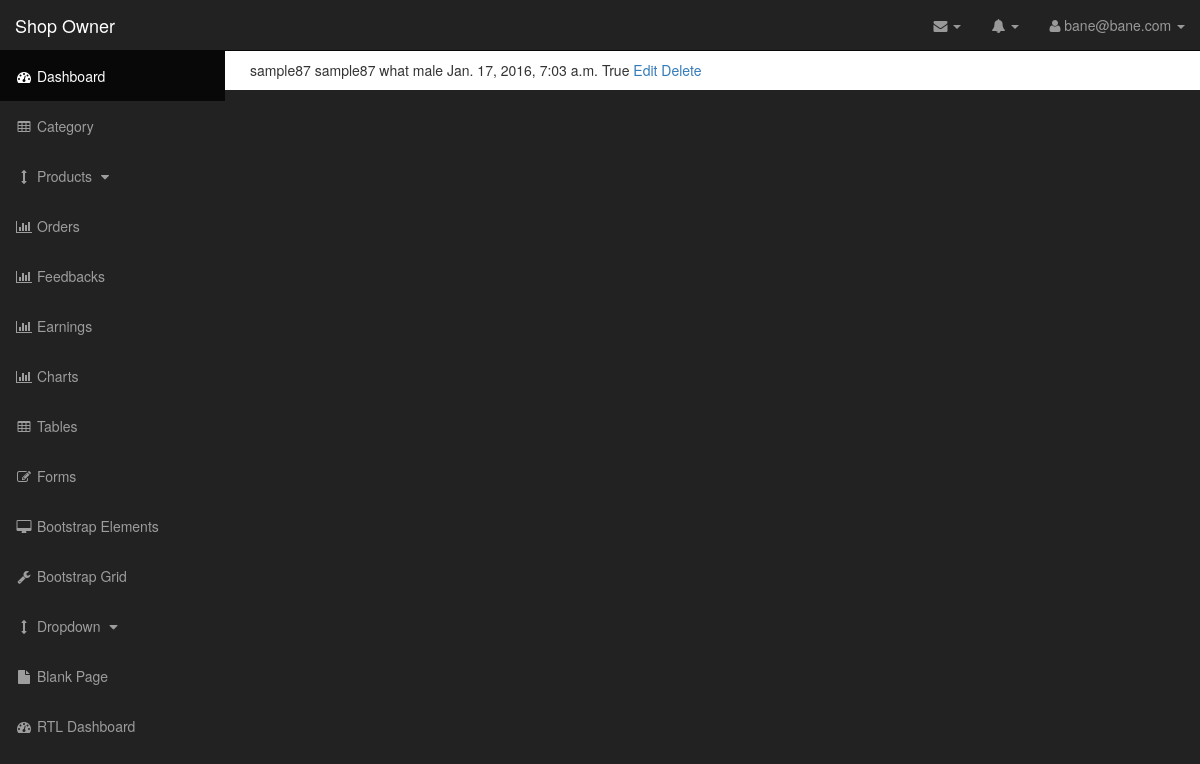
The app's page /shopowner/product/view/12/ (signed in) with its own data.
### app/models.py (models this page shows, shortened)
class MyUser(AbstractBaseUser, PermissionsMixin):
    USERNAME_FIELD = 'email'
    email = models.EmailField(unique=True)
    fname = models.CharField(max_length=120, null=True, blank=True)
    lname = models.CharField(max_length=120, null=True, blank=True)
    is_Customer = models.BooleanField(default=False)
    is_ShopOwner = models.BooleanField(default=False)
    is_staff = models.BooleanField(default=False)
    is_active = models.BooleanField(default=True)
    is_admin = models.BooleanField(default=False)
    class Meta:
        ordering = ['email']
    object = MyUserManager()

class Product(models.Model):
    is_active = models.BooleanField(default=True)
    cid = models.ForeignKey(Category, null=True, blank=True)
    owner = models.ForeignKey(MyUser)
    pname = models.CharField(max_length=120)
    description = models.TextField(max_length=500)
    dateadded = models.DateTimeField(default=timezone.now())
    sex = models.ForeignKey(Gender, null=True, blank=True)
    shop = models.ForeignKey(Shop, null=True, blank=True)

class Category(models.Model):
    cname = models.CharField(max_length=120)
    is_active = models.BooleanField(default=True)
    class Meta:
        ordering = ['cname']
    def __unicode__(self):
        return self.cname

class Gender(models.Model):
    gender = models.CharField(max_length=120, null=True, blank=True)
    is_active = models.BooleanField(default=True)
    def __unicode__(self):
        return self.gender

### app/views.py (the view)
# urls.py: url(r'^shopowner/product/view/(?P<pk>\d+)/$', 'app.views.sview_productdetails', name='sview_productdetails' ),
def sview_productdetails(request, pk):
	if request.user.is_ShopOwner:
		shopowner = MyUser.object.get(pk=request.user.id)
		product = get_object_or_404(Product, pk=pk)
		return render(request, 'shopowner/viewproductdetails.html', {'product':product, 'shopowner':shopowner})

### app/templates/shopowner/viewproductdetails.html
{%extends 'shopowner/shopowner.html'%}
{%block content%}
{{product.pname}}
{{product.description}}
{{product.cid}}
{{product.sex}}
{{product.dateadded}}
{{product.is_active}}
<a href="/shopowner/product/update/{{product.id}}">Edit</a>
<a href="/shopowner/product/delete/{{product.id}}">Delete</a>
{%endblock%}

### app/templates/shopowner/shopowner.html (shortened to what this page needs)
<!DOCTYPE html>
{%load staticfiles%}
<html lang="en">
<head>
    <link href="{% static "css/bootstrap.min.css" %}" rel="stylesheet">
    <link href="{% static "css/sb-admin.css" %}" rel="stylesheet">
    <link href="{% static "css/plugins/morris.css" %}" rel="stylesheet">
    <link href="{% static "font-awesome/css/font-awesome.min.css" %}" rel="stylesheet" type="text/css">
</head>
<body>
    <div id="wrapper">
        <nav class="navbar navbar-inverse navbar-fixed-top" role="navigation">
            <div class="navbar-header">
                <a class="navbar-brand" href="/shopowner/dashboard/">Shop Owner</a>
            </div>
            <ul class="nav navbar-right top-nav">
                <li class="dropdown">
                    <a href="#" class="dropdown-toggle" data-toggle="dropdown"><i class="fa fa-envelope"></i> <b class="caret"></b></a>
                </li>
                <li class="dropdown">
                    <a href="#" class="dropdown-toggle" data-toggle="dropdown"><i class="fa fa-bell"></i> <b class="caret"></b></a>
                </li>
                <li class="dropdown">
                    <a href="#" class="dropdown-toggle" data-toggle="dropdown"><i class="fa fa-user"></i> {{shopowner.email}} <b class="caret"></b></a>
                </li>
            </ul>
            <div class="collapse navbar-collapse navbar-ex1-collapse">
                <ul class="nav navbar-nav side-nav">
                    <li class="active">
                        <a href="/shopowner/dashboard/"><i class="fa fa-fw fa-dashboard"></i> Dashboard</a>
                    </li>
                    <li>
                        <a href="/shopowner/category/"><i class="fa fa-fw fa-table"></i> Category</a>
                    </li>
                    <li>
                        <a href="javascript:;" data-toggle="collapse" data-target="#addproduct"><i class="fa fa-fw fa-arrows-v"></i> Products <i class="fa fa-fw fa-caret-down"></i></a>
                    </li>
                     <li>
                        <a href="charts.html"><i class="fa fa-fw fa-bar-chart-o"></i> Orders</a>
                    </li>
                     <li>
                        <a href="charts.html"><i class="fa fa-fw fa-bar-chart-o"></i> Feedbacks</a>
                    </li>
                    <li>
                        <a href="charts.html"><i class="fa fa-fw fa-bar-chart-o"></i> Earnings</a>
                    </li>
                    <li>
                        <a href="charts.html"><i class="fa fa-fw fa-bar-chart-o"></i> Charts</a>
                    </li>
                    <li>
                        <a href="tables.html"><i class="fa fa-fw fa-table"></i> Tables</a>
                    </li>
                    <li>
                        <a href="forms.html"><i class="fa fa-fw fa-edit"></i> Forms</a>
                    </li>
                    <li>
                        <a href="bootstrap-elements.html"><i class="fa fa-fw fa-desktop"></i> Bootstrap Elements</a>
                    </li>
                    <li>
                        <a href="bootstrap-grid.html"><i class="fa fa-fw fa-wrench"></i> Bootstrap Grid</a>
                    </li>
                    <li>
                        <a href="javascript:;" data-toggle="collapse" data-target="#demo"><i class="fa fa-fw fa-arrows-v"></i> Dropdown <i class="fa fa-fw fa-caret-down"></i></a>
                    </li>
                    <li>
                        <a href="blank-page.html"><i class="fa fa-fw fa-file"></i> Blank Page</a>
                    </li>
                    <li>
                        <a href="index-rtl.html"><i class="fa fa-fw fa-dashboard"></i> RTL Dashboard</a>
                    </li>
                </ul>
            </div>
        </nav>
        <div id="page-wrapper">
            <div class="container-fluid">
                {%block content%} {%endblock%}
        </div>
    </div>
</body>
</html>

### app/static/css/sb-admin.css (style rules this page uses)
body { margin-top: 100px; background-color: #222; }
@media (min-width:768px) { body { margin-top: 50px; } }
#wrapper { padding-left: 0; }
#page-wrapper { width: 100%; padding: 0; background-color: #fff; }
@media (min-width:768px) { #wrapper { padding-left: 225px; } }
@media (min-width:768px) { #page-wrapper { padding: 10px; } }
.top-nav { padding: 0 15px; }
.top-nav>li { display: inline-block; float: left; }
.top-nav>li>a { padding-top: 15px; padding-bottom: 15px; line-height: 20px; color: #999; }
@media (min-width:768px) { .side-nav { position: fixed; top: 51px; left: 225px; width: 225px; margin-left: -225px; border: none; border-radius: 0; overflow-y: auto; background-color: #222; bottom: 0; overflow-x: hidden; padding-bottom: 40px; } }
@media (min-width:768px) { .side-nav>li>a { width: 225px; } }

### records on screen
MyUser: email "bane@bane.com"
Product: pname "sample87", description "sample87", cid "what", sex "male", dateadded "Jan. 17, 2016, 7:03 a.m.", is_active "True"
